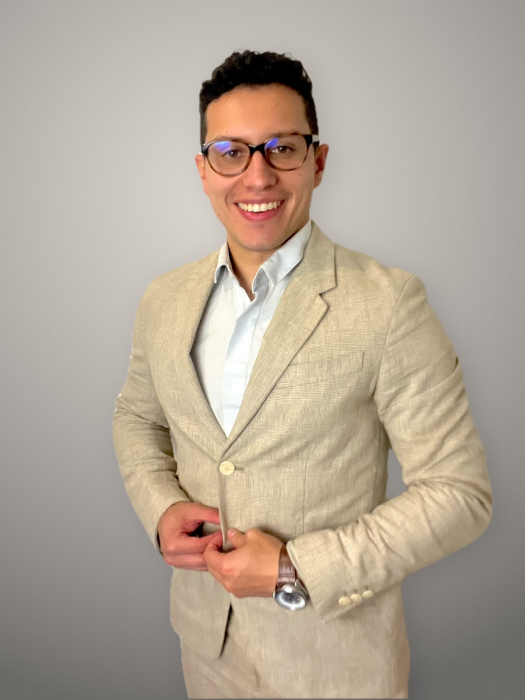
#> input picture plantillas/ebooks/mentalidad/img/holman-claro.jpg, 1050 x 1400 px, given in place of holman-claro.webp, which was not available (shown at 1/2 size)
$ python generar-flyer-masterclass.py
#> lines starting #> are read from the running program, lines starting #| are printed output that depends on the picture; pictures that were not available may be replaced by others from this repository, and a replacement may not be noted
# -*- coding: utf-8 -*-
"""Flyer de la masterclass del lun 2 nov 2026 — HGG, en la marca CLARA de
/masterclass (src/styles/masterclass.css, `.sr.mc`): papel #F8F5EF → #E6DFD3,
tinta #0B1016, oro de tinta #9C7600, botón dorado metálico. La foto es el
recorte del traje beige de la landing (public/masterclass/holman-claro.webp),
fundido abajo como en la página. Questrial + Josefin Sans.
Salidas: vertical 4x5 (feed) y story 9x16 (estados e historias).

    python3 -m venv .venv && ./.venv/bin/pip install pillow numpy
    ./.venv/bin/python flyers/generar-flyer-masterclass.py
"""
import pathlib
import numpy as np
from PIL import Image, ImageDraw, ImageFont

PROJ = pathlib.Path("/Users/holmanorjuela/Documents/Claude/Holman Global Group LLC")
OUT = PROJ / "flyers"
FONTS = pathlib.Path.home() / "Library/Fonts"
S = 2  # supermuestreo

TINTA = (11, 16, 22)
TEXTO = (58, 65, 75)
SUAVE = (138, 144, 153)
ORO = (156, 118, 0)
FILETE = (222, 214, 200)

Q = lambda px: ImageFont.truetype(str(FONTS / "Questrial-Regular.ttf"), px)
JL = lambda px: ImageFont.truetype(str(FONTS / "JosefinSans-Light.ttf"), px)
JR = lambda px: ImageFont.truetype(str(FONTS / "JosefinSans-Regular.ttf"), px)
JM = lambda px: ImageFont.truetype(str(FONTS / "JosefinSans-Medium.ttf"), px)
JS = lambda px: ImageFont.truetype(str(FONTS / "JosefinSans-SemiBold.ttf"), px)

# Lo mismo que APRENDES en src/lib/masterclass.ts, en corto para la pieza.
APRENDES = [
    "Convierte lo que sabes en una oferta por la que te paguen",
    "Consigue tus primeros clientes sin pagar publicidad",
    "Vende con naturalidad, sin sentirte vendedor",
]

# 2 nov: Miami ya salió del horario de verano (UTC-5, como Colombia).
HORAS = [
    "8 P. M. COLOMBIA · MIAMI · PERÚ · ECUADOR",
    "7 P. M. MÉXICO · 9 P. M. VENEZUELA · 10 P. M. ARGENTINA Y CHILE",
]

FORMATOS = {
    # medidas en px finales (se multiplican por S)
    "45": dict(H=1350, pad=70, top=54, logo=40, wm=12, foto_h=780, foto_x=0.60, foto_pie=850,
               eb=16, h1=62, txt_y=250, fecha=36, hora_cl=22, pts_y=870, pt=21, horas_y=1128,
               nota=14, btn_y=1206, btn_h=74, btn=22),
    "916": dict(H=1920, pad=70, top=120, logo=48, wm=14, foto_h=1080, foto_x=0.52, foto_pie=1230,
                eb=19, h1=78, txt_y=330, fecha=44, hora_cl=26, pts_y=1260, pt=25, horas_y=1560,
                nota=17, btn_y=1680, btn_h=92, btn=26),
}


def fondo(w, h):
    yy, xx = np.mgrid[0:h, 0:w].astype(np.float32)
    nx, ny = xx / w, yy / h
    a, b, c = np.array([248, 245, 239.]), np.array([241, 236, 227.]), np.array([230, 223, 211.])
    t = nx[..., None]
    lin = np.where(t < 0.6, a + (b - a) * (t / 0.6), b + (c - b) * ((t - 0.6) / 0.4))
    d = np.sqrt(((nx - 0.74) / 0.75) ** 2 + ((ny - 0.30) / 0.45) ** 2)
    luz = (np.clip(1 - d, 0, 1) ** 1.4 * 0.85)[..., None]
    arr = lin * (1 - luz) + np.array([255, 252, 245.]) * luz
    grano = np.random.default_rng(7).normal(0, 5, (h, w, 1)).astype(np.float32)
    return Image.fromarray(np.clip(arr + grano, 0, 255).astype(np.uint8)).convert("RGBA")


def retrato(alto):
    im = Image.open(PROJ / "public/masterclass/holman-claro.webp").convert("RGBA")
    ancho = int(im.width * alto / im.height)
    im = im.resize((ancho, alto), Image.LANCZOS)
    a = np.array(im.getchannel("A"), np.float32)
    y = np.linspace(0, 1, alto)[:, None]
    fade = np.clip((1.0 - y) / 0.20, 0, 1)  # se funde el último 20 %, como la página
    im.putalpha(Image.fromarray((a * fade).astype(np.uint8)))
    return im


def tracked_w(d, t, f, tr):
    return sum(d.textlength(ch, font=f) for ch in t) + tr * max(len(t) - 1, 0)


def tracked(d, x, y, t, f, fill, tr, anchor="c"):
    if anchor == "c":
        x -= tracked_w(d, t, f, tr) / 2
    for ch in t:
        d.text((x, y), ch, font=f, fill=fill)
        x += d.textlength(ch, font=f) + tr


def envolver(d, palabras, f, max_w):
    lineas, cur = [], []
    for p in palabras:
        prueba = " ".join([w for w, _ in cur] + [p[0]])
        if cur and d.textlength(prueba, font=f) > max_w:
            lineas.append(cur); cur = []
        cur.append(p)
    if cur:
        lineas.append(cur)
    return lineas


def boton(w, h):
    """Píldora dorada metálica (.sr.mc .ag-btn): #D8B56A → #B8913A → #A07A26 a 135°."""
    yy, xx = np.mgrid[0:h, 0:w].astype(np.float32)
    t = np.clip((xx / w + yy / h) / 2, 0, 1)[..., None]
    c0, c1, c2 = np.array([216, 181, 106.]), np.array([184, 145, 58.]), np.array([160, 122, 38.])
    col = np.where(t < 0.55, c0 + (c1 - c0) * (t / 0.55), c1 + (c2 - c1) * ((t - 0.55) / 0.45))
    rgba = np.concatenate([col, np.full((h, w, 1), 255.)], axis=2)
    img = Image.fromarray(rgba.astype(np.uint8))
    m = Image.new("L", (w, h), 0)
    ImageDraw.Draw(m).rounded_rectangle([0, 0, w - 1, h - 1], radius=h // 2, fill=255)
    img.putalpha(m)
    return img


def build(fmt):
#> called with fmt = '45'
    k = FORMATOS[fmt]
    W1, H1 = 1080, k["H"]
    W, H = W1 * S, H1 * S
    sc = lambda v: int(v * S)
    img = fondo(W, H)
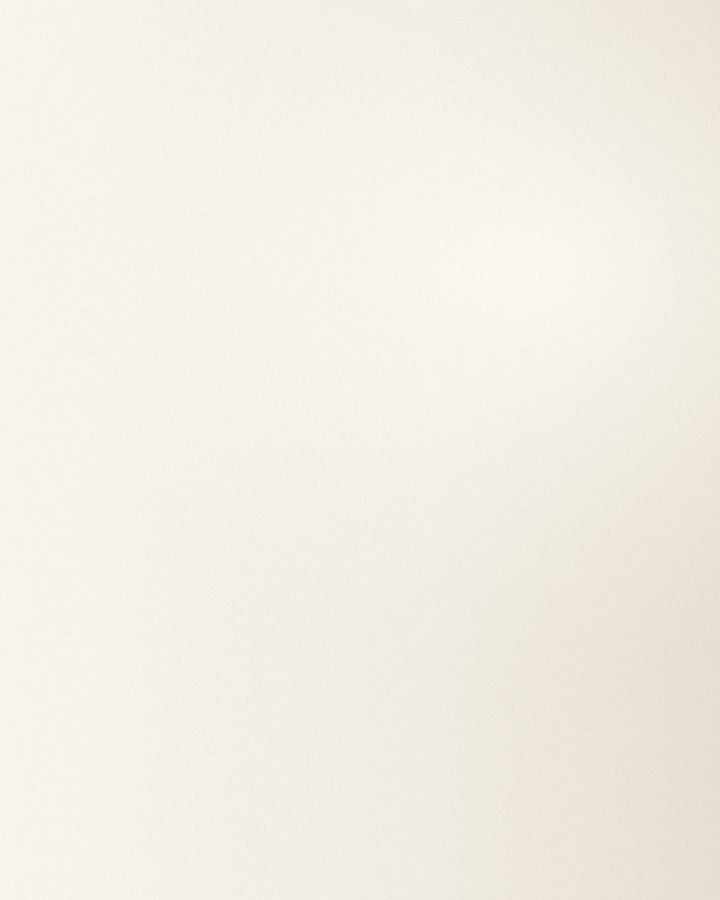
#> img: PIL image 2160x2700 RGBA (shown at 1/3 size); mean R, G, B, A 243.3, 238.9, 230.7, 255
    cx, pad = W // 2, sc(k["pad"])

    # foto a la derecha, apoyada sobre el filete de «lo que te llevas»
    foto = retrato(sc(k["foto_h"]))
#> in retrato, `a = np.array(im.getchannel("A"), np.float32)`: a: shape (1560, 1170) float32; every value is 255
#> in retrato, `im.putalpha(Image.fromarray((a * fade).astype(np.uint8)))`:
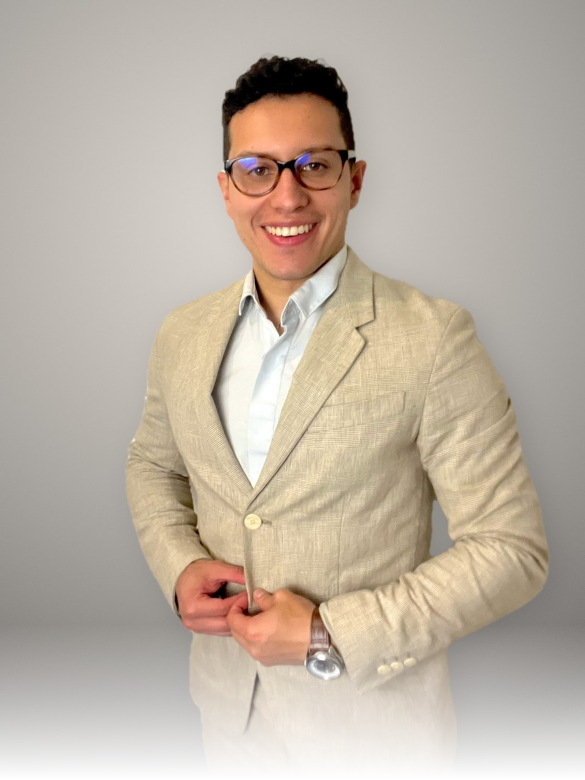
#> im: PIL image 1170x1560 RGBA (shown at 1/2 size); mean R, G, B, A 178.7, 166.1, 151.4, 229.3; transparent parts drawn white
    img.alpha_composite(foto, (int(W * k["foto_x"]), sc(k["foto_pie"]) - foto.height))
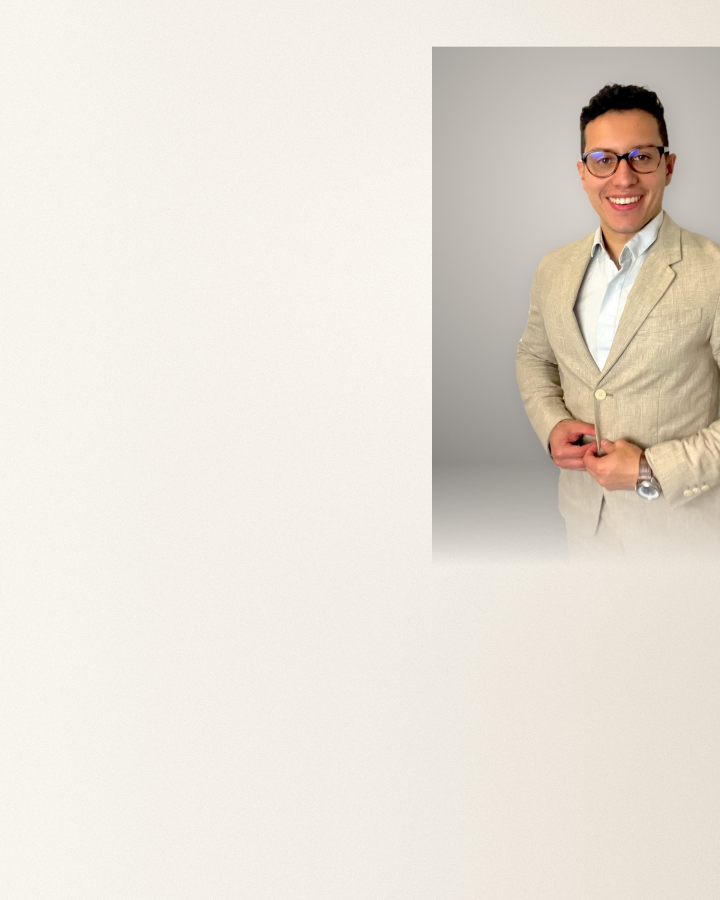
#> img: PIL image 2160x2700 RGBA (shown at 1/3 size); mean R, G, B, A 231.3, 224.8, 215.1, 255
    d = ImageDraw.Draw(img)

    # marca
    y = sc(k["top"])
#> (the run stopped early here; a loop or call above may not have finished)
